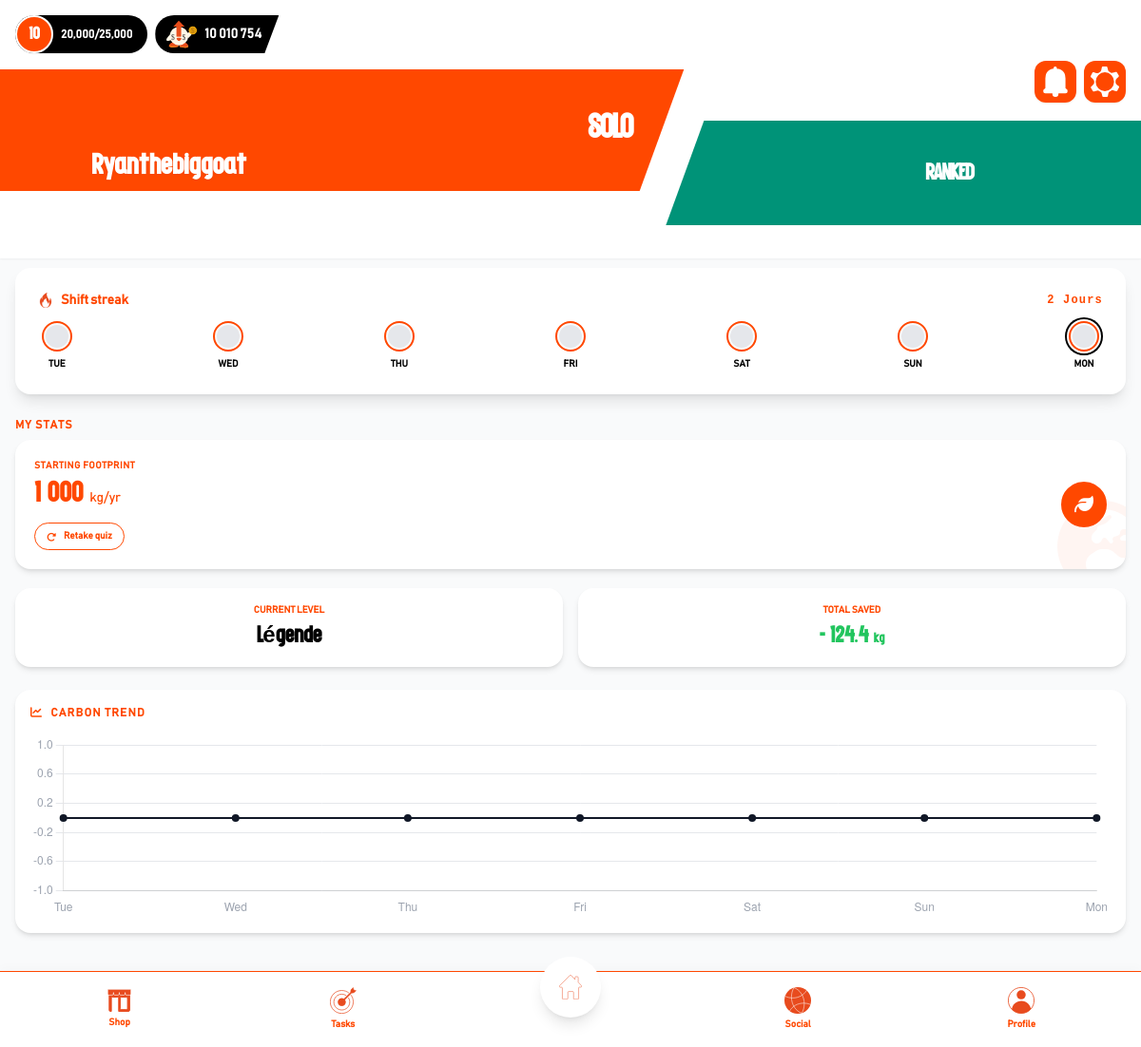
Before: /views/users/index.php?lang=en (signed in) with the older database file.
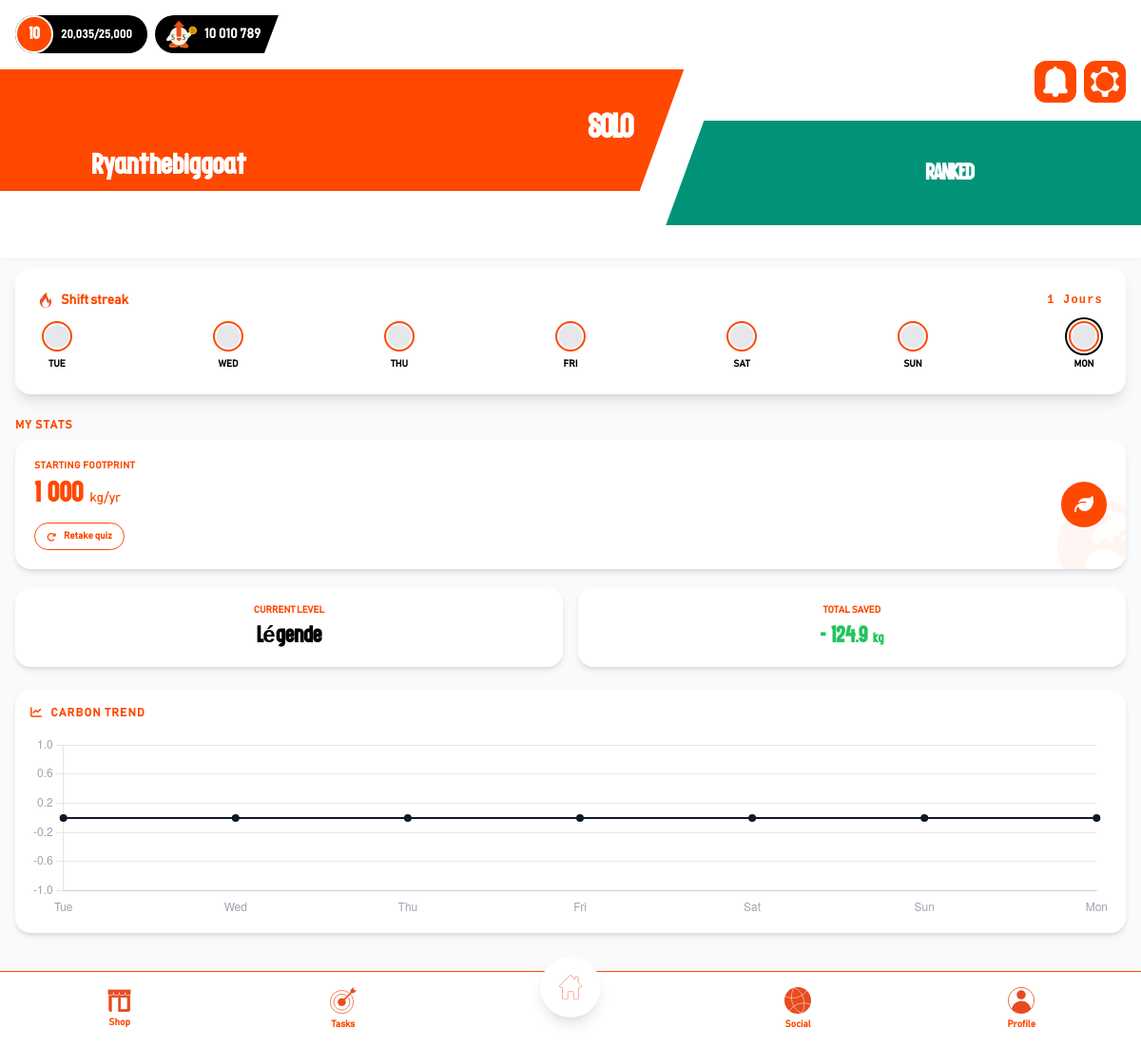
After: the same page with the newer database file.
### tables this page shows
CREATE TABLE `users` (
  `id` int(11) NOT NULL,
  `email` varchar(150) NOT NULL,
  `password_hash` varchar(255) NOT NULL,
  `pseudo` varchar(30) DEFAULT NULL,
  `avatar_url` varchar(255) DEFAULT NULL,
  `role` enum('shifter','admin','super_admin') DEFAULT 'shifter',
  `points_wallet` int(11) DEFAULT 0,
  `xp_boost_multiplier` decimal(3,2) DEFAULT 1.00,
  `xp_boost_ends_at` datetime DEFAULT NULL,
  `points_rank` int(11) DEFAULT 0,
  `initial_footprint_kg` decimal(5,2) DEFAULT 32.60,
  `total_carbon_saved` float DEFAULT 0,
  `current_streak` int(11) DEFAULT 0,
  `max_streak` int(11) DEFAULT 0,
  `streak_freezes` int(11) DEFAULT 0,
  `last_activity` date DEFAULT NULL,
  `est_actif` tinyint(1) DEFAULT 1,
  `language_pref` varchar(5) DEFAULT 'fr',
  `company_id` int(11) DEFAULT NULL,
  `department_id` int(11) DEFAULT NULL
);

### includes/init.php (called while the page is built, shortened)
<?php
require_once __DIR__ . '/../config/db_connect.php';
if (file_exists(__DIR__ . '/functions.php')) {
    require_once __DIR__ . '/functions.php';
} elseif (file_exists(__DIR__ . '/../functions.php')) {
    require_once __DIR__ . '/../functions.php';
}
$lang = $_SESSION['lang'] ?? 'fr';
$t = require_once __DIR__ . "/../lang/$lang.php";
$user_id = $_SESSION['user_id'];
$stmt = $pdo->prepare("SELECT * FROM users WHERE id = ?");
$stmt->execute([$user_id]);
$user = $stmt->fetch();
if (isset($_GET['lang']) && in_array($_GET['lang'], ['fr', 'en'])) {
    $user['language_pref'] = $_GET['lang'];
} elseif (!isset($_SESSION['lang']) && isset($user['language_pref'])) {
    $_SESSION['lang'] = $user['language_pref'];
    $lang = $user['language_pref'];
    $t = require_once __DIR__ . "/../lang/$lang.php";
}
if (function_exists('get_level_data')) {
    $levelData = get_level_data($user['points_rank']);
}
$money  = $user['points_wallet'] ?? 0;
?>

### includes/functions.php (called while the page is built, shortened)
<?php
function get_level_data($xp) {
    $paliers = [
        0    => ['titre' => 'Graine',    'lvl' => 1],
        100  => ['titre' => 'Pousse',    'lvl' => 2],
        300  => ['titre' => 'Arbuste',   'lvl' => 3],
        600  => ['titre' => 'Arbre',     'lvl' => 4],
        1000 => ['titre' => 'Verger',    'lvl' => 5],
        2000 => ['titre' => 'Forêt',     'lvl' => 6],
        5000 => ['titre' => 'Gardien',   'lvl' => 7],
        8000 => ['titre' => 'Sage',      'lvl' => 8],
        12000 => ['titre' => 'Mythique', 'lvl' => 9],
        20000 => ['titre' => 'Légende',  'lvl' => 10],
        25000 => ['titre' => 'Immortal',  'lvl' => 11],
    ];
    $current_rank = $paliers[0];
    $next_threshold = 100;
    foreach ($paliers as $seuil => $data) {
        if ($xp >= $seuil) {
            $current_rank = $data;
        } else {
            $next_threshold = $seuil;
            break;
        }
    }
    if ($xp >= 25000) {
        $percent = 100;
        $next_threshold = $xp;
    } else {
        $percent = ($xp / $next_threshold) * 100;
    }
    return [
        'niveau_actuel' => $current_rank['lvl'],
        'titre_actuel'  => $current_rank['titre'],
        'xp_actuel'     => $xp,
        'xp_prochain'   => $next_threshold,
        'pourcentage'   => round($percent)
    ];
}
?>

### views/users/index.php (the view, shortened to what the changed rows need)
<?php
require_once '../../includes/init.php';
$has_done_quiz = ((float)$user['initial_footprint_kg'] != 32.60);
?>
<!DOCTYPE html>
<html lang="<?= $lang ?>">
<head>
    <link rel="stylesheet" href="../../css/style.css">
    <script src="https://cdn.tailwindcss.com"></script>
    <link rel="stylesheet" href="https://cdnjs.cloudflare.com/ajax/libs/font-awesome/6.4.0/css/all.min.css">
    <script src="../../js/tailwind-config.js"></script>
</head>
<body class="bg-brand-card text-brand-dark font-sans overflow-x-hidden pb-24">
    <header class="top-0 w-full bg-brand-primary p-4 pb-0 relative z-40 shadow-sm">
        <div class="flex items-center gap-2 max-[375px]:gap-1 mb-4 z-50 relative">
            <div class="flex items-center bg-brand-dark rounded-full pr-4 max-[375px]:pr-2 h-10 max-[375px]:h-8 shadow-sm">
                <div class="w-10 h-10 max-[375px]:w-8 max-[375px]:h-8 rounded-full bg-brand-secondary flex items-center justify-center text-brand-primary font-display font-bold border-2 border-brand-primary text-lg max-[375px]:text-sm">
                    <?= $levelData['niveau_actuel'] ?>
                </div>
                <span class="ml-2 text-xs max-[320px]:text-[10px] font-bold text-brand-primary whitespace-nowrap">
                    <?= number_format($levelData['xp_actuel']) ?>/<?= number_format($levelData['xp_prochain']) ?>
                </span>
            </div>
            <div class="flex items-center bg-brand-dark w-[105px] max-[375px]:w-[115px] min-[414px]:w-[130px] h-10 max-[375px]:h-8 px-3 max-[375px]:px-2 shadow-sm rounded-l-3xl shrink-0" style="clip-path: polygon(0 0, 100% 0, calc(100% - 15px) 100%, 0 100%);">
                <div class="flex items-center gap-2 max-[375px]:gap-1">
                        <img class="w-8 h-8" src="../../img/icone/mascotte-monnaie.svg" alt="">
                    <span class="text-sm max-[376px]:text-[11px] font-bold text-brand-primary whitespace-nowrap">
                        <?= number_format($money, 0, '.', ' ') ?>
                    </span>
                </div>
            </div>
        </div>
        <div class="relative h-[200px] top-[-35px] flex items-center justify-center -mx-4 overflow-hidden mt-2 z-10">
            <div id="btn-solo" onclick="switchView('solo')"
                class="absolute left-[-10%] w-[68%] h-32 max-[375px]:h-28 max-[320px]:h-24 bg-brand-secondary skew-tile cursor-pointer flex items-center justify-end pr-8 max-[375px]:pr-4 transition-colors">
                <div class="unskew text-right flex flex-col justify-center">
                    <h2 class="font-display text-4xl max-[375px]:text-3xl max-[320px]:text-2xl font-bold text-brand-primary uppercase tracking-tighter leading-none mb-1">Solo</h2>
                </div>
            </div>
            <div id="btn-dept" onclick="switchView('dept')"
                class="absolute right-[-5%] top-[45%] w-[45%] h-28 max-[375px]:h-24 max-[320px]:h-20 bg-brand-border skew-tile cursor-pointer flex items-center justify-center pl-4 transition-colors">
                <div class="unskew">
                    <h2 class="font-display text-2xl max-[375px]:text-xl max-[320px]:text-lg font-bold text-brand-primary uppercase tracking-tighter">Ranked</h2>
                </div>
            </div>
        </div>
    </header>
    <main class="px-4 max-[375px]:px-2 pt-10">
        <div id="view-solo" class="fade-in mt-[-30px]">
            <div class="bg-brand-primary shadow-lg rounded-2xl p-6 mb-6">
                <div class="flex justify-between items-center mb-3">
                    <h3 class="font-bold text-sm text-brand-secondary flex items-center gap-2">
                        <img class="w-4 h-4" src="../../img/icone/icone-flamme.svg" alt="Flamme">
                        Shift streak
                    </h3>
                    <span class="text-xs font-mono text-brand-secondary tracking-widest font-bold"><?= $user['current_streak'] ?> Jours</span>
                </div>
            </div>
            <?php if (!$has_done_quiz): ?>
                <div class="flex flex-col items-center justify-center text-center py-10 bg-brand-primary rounded-2xl border border-dashed border-brand-secondary p-6 mb-6 shadow-sm">
                    <div class="w-20 h-20 bg-brand-card rounded-full flex items-center justify-center mb-4">
                        <i class="fa-solid fa-leaf text-3xl text-brand-secondary"></i>
                    </div>
                    <h3 class="font-display text-xl font-bold mb-2 text-brand-dark"><?= $t['impact_title'] ?></h3>
                    <p class="text-brand-secondary text-sm mb-6"><?= $t['impact_desc'] ?></p>
                    <a href="questionnaire_impact.php" class="bg-brand-dark text-brand-primary px-6 py-3 rounded-full font-bold hover:bg-black transition shadow-lg">
                        <?= $t['btn_quiz'] ?> <i class="fa-solid fa-arrow-right ml-2"></i>
                    </a>
                </div>
            <?php else: ?>
            <h3 class="text-brand-secondary uppercase text-xs font-bold tracking-widest mb-2 mt-4"><?= $t['stat_title'] ?? 'Statistiques' ?></h3>
                <div class="bg-brand-primary p-5 rounded-2xl shadow-md mb-5 flex justify-between items-center relative overflow-hidden">
                    <i class="fa-solid fa-earth-europe text-8xl text-brand-secondary opacity-5 absolute -right-6 -bottom-6"></i>
                    <div class="flex flex-col relative z-10">
                        <p class="text-[10px] uppercase font-bold text-brand-secondary mb-1 tracking-wider"><?= $t['base_footprint'] ?? 'Bilan de départ' ?></p>
                        <p class="font-display text-3xl font-black text-brand-secondary mb-3">
                            <?= number_format($user['initial_footprint_kg'], 0, ',', ' ') ?> <span class="text-sm font-sans text-brand-secondary font-medium"><?= $t['unit_kg'] ?></span>
                        </p>
                        <a href="questionnaire_impact.php" class="text-[10px] font-bold text-brand-secondary bg-brand-secondary/50 hover:bg-brand-secondary w-fit px-3 py-1.5 rounded-full transition-colors flex items-center gap-2 border border-brand-secondary">
                            <i class="fa-solid fa-rotate-right"></i> <?= $t['btn_retake'] ?? 'Refaire le test' ?>
                        </a>
                    </div>
                    <div class="w-12 h-12 rounded-full bg-brand-secondary flex border-2 border-brand-secondary flex items-center justify-center relative z-10">
                        <i class="fa-solid fa-leaf text-xl text-brand-primary"></i>
                    </div>
                </div>
                <div class="grid grid-cols-2 gap-4 max-[375px]:gap-2 mb-6">
                    <div class="bg-brand-primary p-4 max-[375px]:p-3 rounded-2xl shadow-md flex flex-col items-center justify-center">
                        <p class="text-[10px] uppercase font-bold text-brand-secondary mb-1"><?= $t['niv_title'] ?></p>
                        <p class="font-display text-2xl font-black text-brand-dark"><?= $levelData['titre_actuel'] ?></p>
                    </div>
                    <div class="bg-brand-primary p-4 max-[375px]:p-3 rounded-2xl shadow-md flex flex-col items-center justify-center">
                        <p class="text-[10px] uppercase font-bold text-brand-secondary mb-1"><?= $t['carbon_title'] ?></p>
                        <p class="font-display text-2xl font-black text-brand-success">- <?= round($user['total_carbon_saved'], 1) ?> <span class="text-sm">kg</span></p>
                    </div>
                </div>
                <div class="bg-brand-primary rounded-2xl p-4 mb-6 shadow-md">
                    <h3 class="text-xs font-bold mb-4 flex items-center gap-2 text-brand-secondary uppercase tracking-widest">
                        <i class="fa-solid fa-chart-line"></i> <?= $t['chart_title'] ?>
                    </h3>
                    <div class="h-48 w-full">
                        <canvas id="carbonChart"></canvas>
                    </div>
                </div>
            <?php endif; ?>
        </div>
    </main>
</body>
</html>

Changed rows visible on the page:
changed users "Légende": points_rank "20,000" → "20,035"; points_wallet "10 010 754" → "10 010 789"; current_streak "2" → "1"; total_carbon_saved "124.4" → "124.9"
